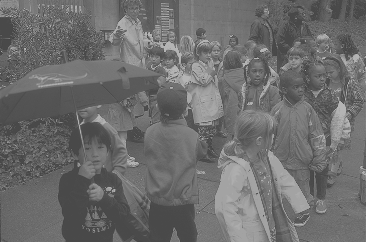
#> input picture lab4/kids.tif, 366 x 242 px
$ python section3.py
#> lines starting #> are read from the running program, lines starting #| are printed output that depends on the picture
import numpy as np
from PIL import Image
import matplotlib.pyplot as plt
from matplotlib import cm

def stretch(image, t1, t2):
    """
    Stretch out the histogram of pixel values in the range [t1, t2].
    Returns the transformed image.
    """
    flat = image.flatten()
    # Map the values below and above t2 to 0 and 255 respectively
    for i in range(len(flat)):
        if flat[i] <= t1:
            flat[i] = 0
        elif flat[i] >= t2:
            flat[i] = 255
        else:
            # Remap values ~t1 -> 0, ~t2 -> 255
            flat[i] = 255 / (t2-t1) * (flat[i] - t1)

    return flat.reshape(image.shape)


gray = cm.get_cmap('gray', 256)
im = Image.open('kids.tif')
#> im is the input picture: PIL image 366x242 L; min 70, max 180, mean 108.6
x = np.array(im)
plt.hist(x.flatten(), bins=np.linspace(0,255,256))
# plt.show()
plt.clf()

stretched = stretch(x, 70, 180)
#> in stretch, `return flat.reshape(image.shape)`:
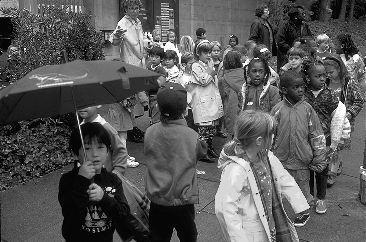
#> returned value: shape (242, 366); min 0, max 255, mean 89.1
plt.imshow(stretched, cmap=gray)
plt.savefig("kids-stretched.png")
# plt.show()
plt.clf()

plt.hist(stretched.flatten(), bins=np.linspace(0,255,256))
plt.savefig("kids-stretched-histogram.png")
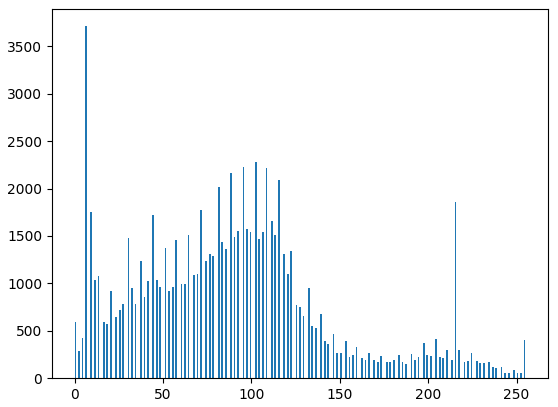
#> figure drawn by matplotlib, 1 panel; tallest bar 3712 high, from x = 6 to 7
# plt.show()
